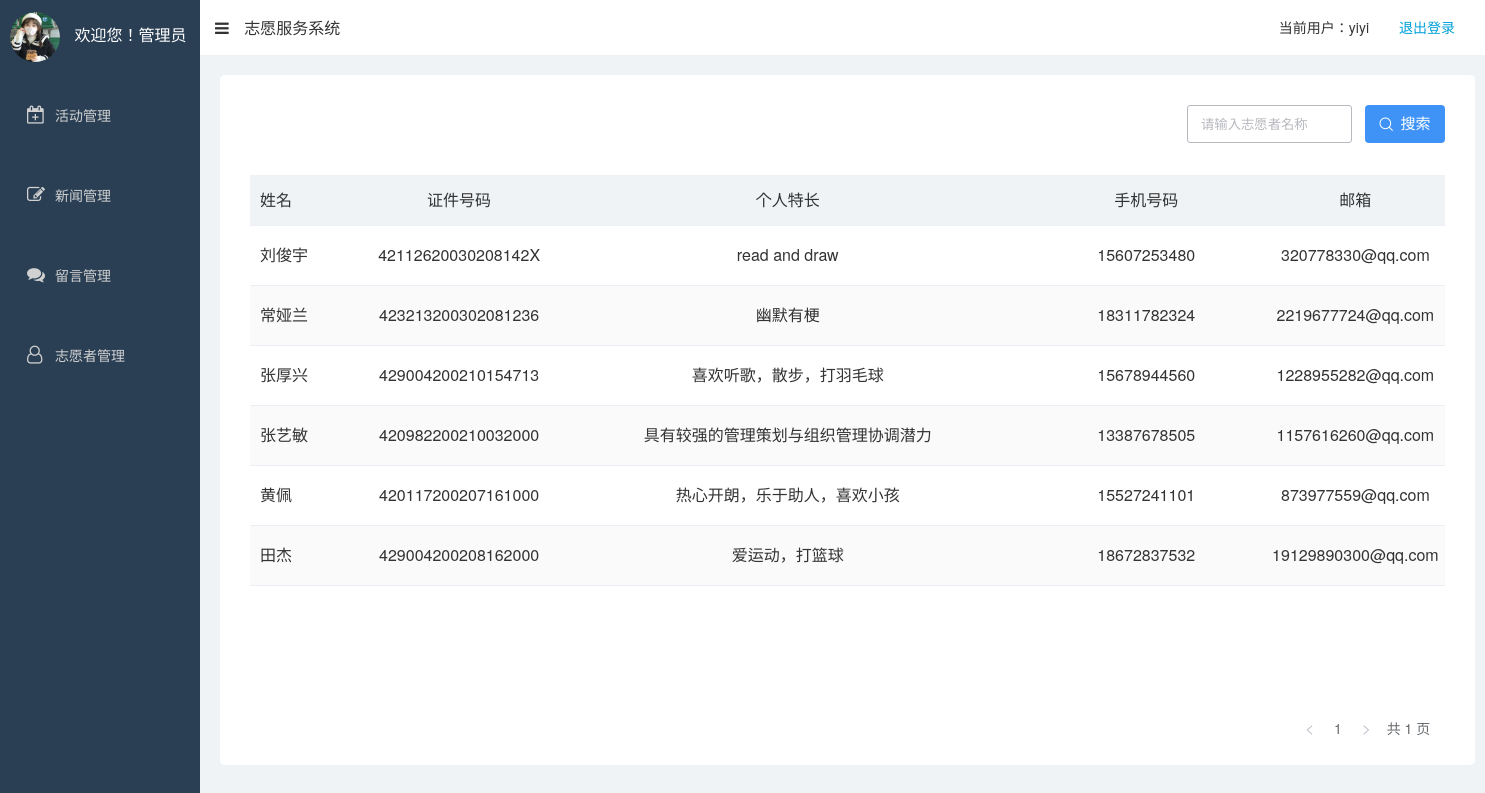
Screenshot of /admin/volunteer/volunteer.php (signed in) with the database file from the repository.
### tables this page shows
CREATE TABLE `user_info` (
  `u_id` int(10) UNSIGNED NOT NULL,
  `username` varchar(20) NOT NULL,
  `password` varchar(20) NOT NULL,
  `phone` varchar(15) NOT NULL,
  `email` varchar(20) NOT NULL,
  `realname` varchar(10) NOT NULL,
  `idnum` varchar(18) NOT NULL,
  `speciality` text NOT NULL
);

### admin/public_function.php (called while the page is built, shortened)
<?php
global $link;
function query($sql)
{
    global $link;
    if ($result = mysqli_query($link, $sql)) {
        return $result;
    } else {
        echo 'sql语句执行失败<br>';
        echo '错误的sql语句' . $sql;
        printf("Error: %s\n", mysqli_error($link));
        die;
    }
}
function fetchAll($sql)
{
    $res = query($sql);
    $rows = array();
    while ($row = mysqli_fetch_assoc($res)) {
        $rows[] = $row;
    }
    return $rows;
}

### admin/volunteer/volunteer_html.php (the view, shortened to what this page needs)
<!DOCTYPE html>
<html lang="en">
<head>
    <link rel="stylesheet" type="text/css" href="../../css/base.css">
    <link rel="stylesheet" type="text/css" href="../../css/admin_common.css">
    <link rel="stylesheet" href="https://cdn.staticfile.org/font-awesome/4.7.0/css/font-awesome.css">
    <link rel="stylesheet" href="../../iconfont/iconfont.css">
</head>
<body>
    <div class="aside clearfix">
        <div class="welcom">
            <img src="../../images/yiyi.jpg" alt="">
            <span>欢迎您！管理员</span>
        </div>
        <div class="nav">
            <ul>
                <li>
                    <a href="../act/act.php">
                        <i class="fa fa-calendar-plus-o" aria-hidden="true"></i>
                        <span>活动管理</span>
                    </a>
                </li>
                <li>
                    <a href="../news/news.php">
                        <i class="fa fa-pencil-square-o" aria-hidden="true"></i>
                        <span>新闻管理</span>
                    </a>
                </li>
                <li>
                    <a href="../message/message.php">
                        <i class="fa fa-comments" aria-hidden="true"></i>
                        <span>留言管理</span>
                    </a>
                </li>
                <li>
                    <a href="./volunteer.php">
                        <i class="fa fa-user-o" aria-hidden="true"></i>
                        <span>志愿者管理</span>
                    </a>
                </li>
            </ul>
        </div>
    </div>
    <div class="content">
        <div class="header clearfix">
            <i class="fa fa-bars" aria-hidden="true"></i>
            <a href="">志愿服务系统</a>
            <a href="../quitLogin.php" class="quit">退出登录</a>
            <span class="admin">当前用户：<em><?php echo $adminname ?></em> </span>
        </div>
        <div class="bag clearfix">
            <div class="main_bag">
                <div class="top">
                    <form action="./volunteer.php" method="POST" onsubmit="return check(this)">
                        <i class="iconfont icon-search"></i>
                        <input type="submit" class="search" name="submit" value="搜索">
                        <input type="text" class="search_title" name="keyword" placeholder="请输入志愿者名称" value="<?php if (isset($_POST['keyword'])) {
                                                                                                                } ?>">
                    </form>
                </div>
                <div class="user">
                    <table>
                        <thead>
                            <tr>
                                <th>姓名</th>
                                <th>证件号码</th>
                                <th>个人特长</th>
                                <th>手机号码</th>
                                <th>邮箱</th>
                            </tr>
                        </thead>
                        <colgroup>
                            <col width="10%">
                            <col width="15%">
                            <col width="40%">
                            <col width="20%">
                            <col width="15%">
                        </colgroup>
                        <tbody>
                            <?php if (!empty($user_info)) : ?>
                                <?php foreach ($user_info as $row) : ?>
                                    <tr>
                                        <td><?php echo $row['realname'] ?></td>
                                        <td><?php echo $row['idnum'] ?></td>
                                        <td title="<?php echo $row['speciality'] ?>"><?php echo $row['speciality'] ?></td>
                                        <td><?php echo $row['phone'] ?></td>
                                        <td><?php echo $row['email'] ?></td>
                                    </tr>
                                <?php endforeach ?>
                            <?php else : ?>
                                <tr>
                                    <td colspan="6">暂无志愿者</td>
                                </tr>
                            <?php endif ?>
                            <div class="page">
                                <?php echo $page_html ?>
                            </div>
                        </tbody>
                    </table>
                </div>
            </div>
        </div>
    </div>
</body>
</html>

### css/base.css (style rules this page uses)
body, h1, h2, h3, h4, h5, h6, p, ul, ol, li, dl, dt, dd, input { margin: 0; padding: 0; }
* { box-sizing: border-box; }
body { font: 16px/1.5 "Helvetica Neue", Helvetica, Arial, "Microsoft Yahei", "Hiragino Sans GB", "Heiti SC", "WenQuanYi Micro Hei", sans-serif; color: #333; }
ul, ol { list-style: none; }
em, i { font-style: normal; }
a { text-decoration: none; color: #333; }
img { vertical-align: middle; }
input { border: none; outline: none; color: #333; }
.clearfix::before, .clearfix::after { content: ""; display: table; }
.clearfix::after { clear: both; }

### css/admin_common.css (style rules this page uses)
body { overflow: hidden; }
.aside { float: left; width: 200px; height: 100vh; background-color: #2a3f54; color: #fff; }
.aside .welcom { width: 200px; height: 70px; margin-bottom: 10px; padding-left: 10px; line-height: 70px; }
.aside .welcom img { width: 50px; height: 50px; margin-right: 10px; border-radius: 50%; vertical-align: middle; }
.nav ul li a { position: relative; display: block; width: 200px; height: 70px; line-height: 70px; margin-bottom: 10px; padding-left: 30px; font-size: 14px; color: #d1d1d1; }
.nav li a span { display: inline-table; margin-left: 25px; }
.nav li a i { position: absolute; top: 26px; left: 27px; font-size: 18px; }
.content { margin-left: 200px; height: 100vh; }
.content .header { width: 100%; height: 55px; line-height: 55px; }
.header i { padding: 0 11px 0 15px; }
.header .admin { float: right; font-size: 14px; }
.header .quit { float: right; padding: 0 30px; font-size: 14px; color: #00a1d8; }
.content .bag { height: 100%; background-color: #eff3f6; }
.content .main_bag { width: 1255px; height: 690px; margin: 20px 20px 0px; background-color: #fff; border-radius: 5px; }

### admin/volunteer/volunteer_html.php (style rules this page uses)
.main_bag .top { position: relative; width: 1255px; height: 100px; }
.top .search { float: right; margin: 30px 30px 0px 13px; padding-left: 21px; width: 80px; height: 38px; line-height: 38px; font-size: 15px; background-color: #3f93f6; color: #fff; border-radius: 4px; transition: .6s; cursor: pointer; }
.top .search_title { float: right; margin-left: 13px; margin-top: 30px; padding-left: 13px; width: 165px; height: 38px; border: 1px solid #b8b9bf; border-radius: 3px; }
.top .search_title::placeholder { color: #b8b9bf; }
.main_bag .user { margin-left: 30px; }
.user table { width: 1195px; }
.user table { table-layout: fixed; border-collapse: collapse; text-align: center; }
.user thead th { height: 50px; background-color: #eff3f6; font-weight: 400; border-bottom: 1px solid #eceff5; }
.user thead th:first-child { padding-left: 10px; text-align: left; }
.user tbody tr { height: 60px; }
.user tbody tr { border-bottom: 1px solid #ebeef4; }
.user tbody tr:nth-child(2n) { background-color: #fafafa; }
.user tbody td:nth-child(1) { padding-left: 10px; text-align: left; }
.user tbody td:nth-child(3) { white-space: nowrap; overflow: hidden; text-overflow: ellipsis; }
.main_bag .page { float: right; margin-top: 30px; margin-right: 30px; }
.main_bag .page { position: absolute; bottom: 115px; right: 17px; color: #676a6e; font-size: 14px; }
.top .icon-search { position: absolute; top: 37px; right: 81px; color: #fff; }

### rows the page displays
user_info: realname "刘俊宇", idnum "42112620030208142X", speciality "read and draw", phone "15607253480", email "320778330@qq.com"
user_info: realname "常娅兰", idnum "423213200302081236", speciality "幽默有梗", phone "18311782324", email "2219677724@qq.com"
user_info: realname "张厚兴", idnum "429004200210154713", speciality "喜欢听歌，散步，打羽毛球", phone "15678944560", email "1228955282@qq.com"
user_info: realname "张艺敏", idnum "420982200210032000", speciality "具有较强的管理策划与组织管理协调潜力", phone "13387678505", email "1157616260@qq.com"
user_info: realname "黄佩", idnum "420117200207161000", speciality "热心开朗，乐于助人，喜欢小孩", phone "15527241101", email "873977559@qq.com"
user_info: realname "田杰", idnum "429004200208162000", speciality "爱运动，打篮球", phone "18672837532", email "19129890300@qq.com"

### other values shown
$adminname "yiyi"
$page_html "1 共 1 页"
